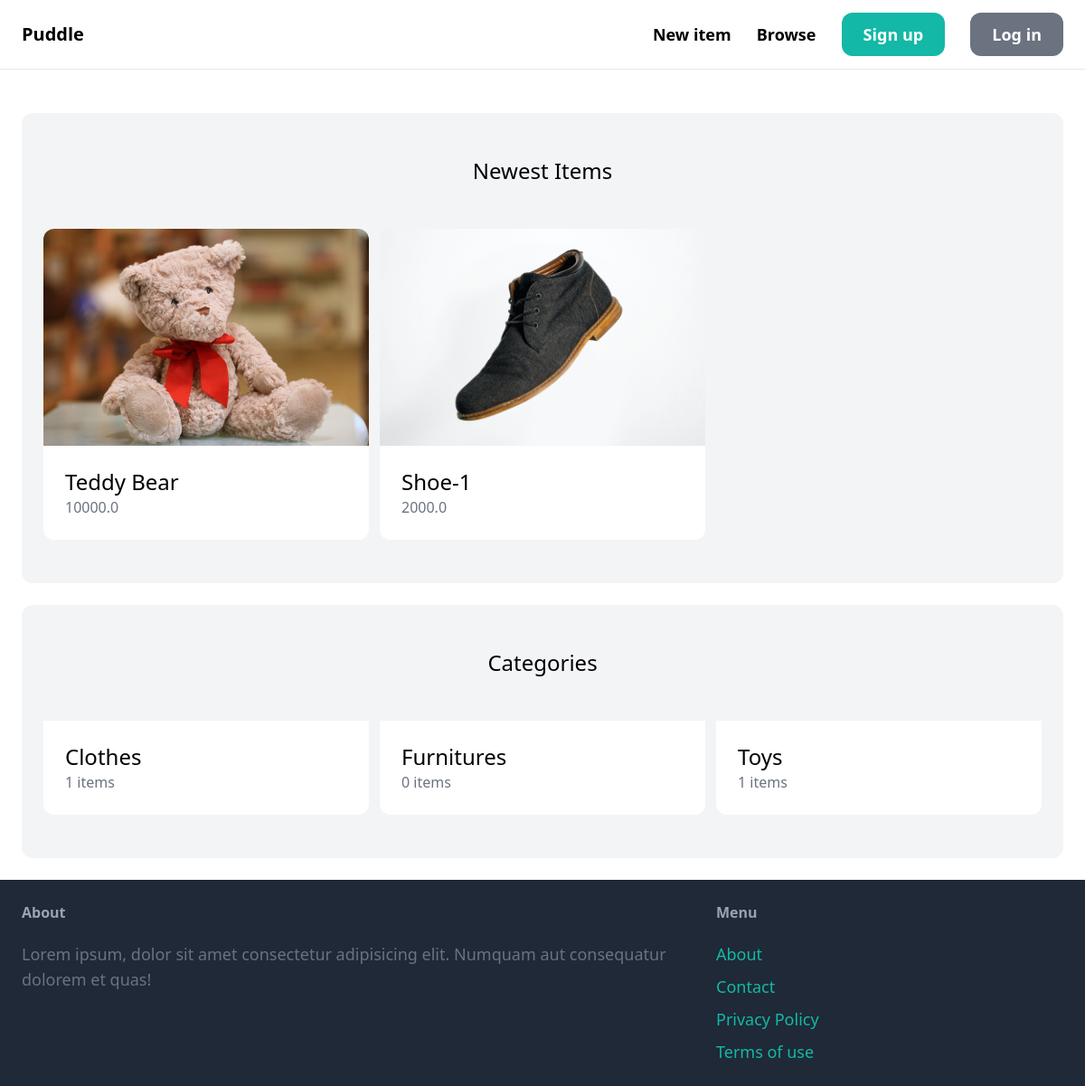
/, run on an earlier commit of the app's database.
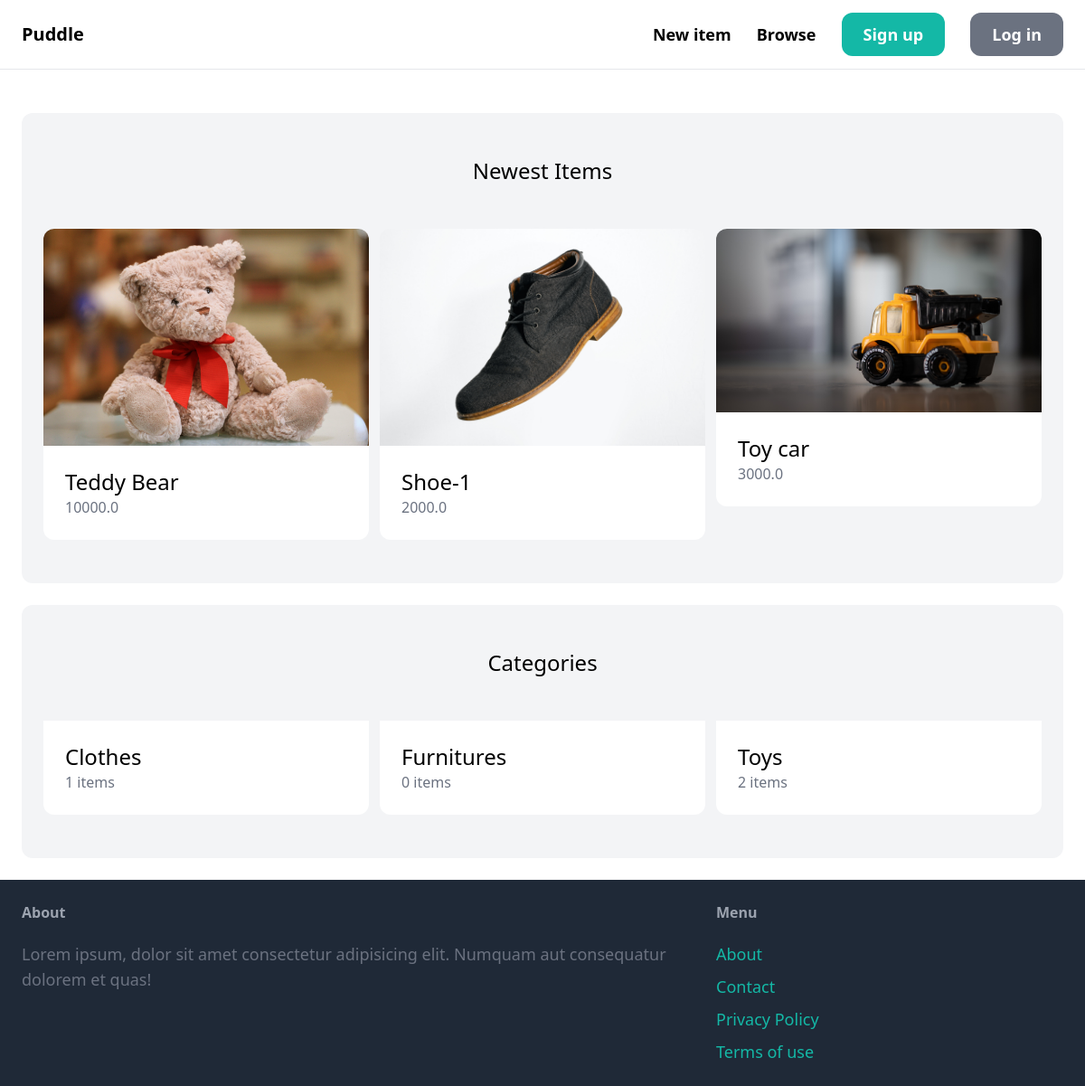
And on a later commit of the database.
### item/models.py (models this page shows, shortened)
class Item(models.Model):
  name = models.CharField(max_length=255)
  description = models.TextField(blank=True,null=True)
  price = models.FloatField()
  image = models.ImageField(upload_to='item_images',blank=True,null=True)
  is_sold = models.BooleanField(default=False)
  created_at= models.DateTimeField(auto_now_add=True)
  created_by = models.ForeignKey(User,related_name="items",on_delete=models.CASCADE)
  category = models.ForeignKey(Category,related_name="items",on_delete=models.CASCADE)

class Category(models.Model):
  name= models.CharField(max_length=255)
  class Meta:
    ordering =('name',)
    verbose_name_plural ='Categories'

### core/views.py (the view)
# urls.py: path("", views.index, name="index"),
def index(request):
    items = Item.objects.filter(is_sold=False)[0:6]
    categories = Category.objects.all()
    return render(
        request, "core/index.html", {"categories": categories, "items": items}
    )

### core/templates/core/index.html (shortened to what this page needs)
{% extends "core/base.html" %}
{% block content %}
  <div class="mt-6 px-6 py-12 bg-gray-100 rounded-xl">
    <h2 class="mb-12 text-2xl text-center">Newest Items</h2>
    <div class="grid grid-cols-3 gap-3">
      {% for item in items %}
        <div>
          <a href="{% url 'item:detail' item.id %}">
            <div>
              <img src="{{ item.image.url }}" alt="{{ item.name }}" class="rounded-t-xl">
            </div>
            <div class="p-6 bg-white rounded-b-xl">
              <h2 class="text-2xl">{{ item.name }}</h2>
              <p class="text-gray-500">{{ item.price }}</p>
            </div>
          </a>
        </div>
      {% endfor %}
    </div>
  </div>
  <div class="mt-6 px-6 py-12 bg-gray-100 rounded-xl">
    <h2 class="mb-12 text-2xl text-center">Categories</h2>
    <div class="grid grid-cols-3 gap-3">
      {% for category in categories %}
        <div>
          <a href="#">
            <div class="p-6 bg-white rounded-b-xl">
              <h2 class="text-2xl">{{ category.name }}</h2>
              <p class="text-gray-500">{{ category.items.count }} items</p>
            </div>
          </a>
        </div>
      {% endfor %}
    </div>
  </div>
{% endblock content %}

### core/templates/core/base.html (shortened to what this page needs)
<!DOCTYPE html>
<html lang="en">
  <head>
    <script src="https://cdn.tailwindcss.com"></script>
  </head>
  <body>
    <nav class="px-6 py-6 flex justify-between items-center border-b border-gray-200">
      <a href="{% url 'core:index' %}" class="text-xl font-semibold">Puddle</a>
      <div class="space-x-6">
        <a href="#" class="text-lg font-semibold hover:text-gray-500">New item</a>
        <a href="#" class="text-lg font-semibold hover:text-gray-500">Browse</a>
        {% if request.user.is_authenticated %}
          <a href="#"
             class="px-6 py-3 text-lg font-semibold bg-teal-500 text-white rounded-xl hover:bg-teal-700">Inbox</a>
          <a href="#"
             class="px-6 py-3 text-lg font-semibold bg-gray-500 text-white rounded-xl hover:bg-gray-700">Dashboard</a>
        {% else %}
          <a href="{% url 'core:signup' %}"
             class="px-6 py-3 text-lg font-semibold bg-teal-500 text-white rounded-xl hover:bg-teal-700">Sign up</a>
          <a href="{% url 'core:login' %}"
             class="px-6 py-3 text-lg font-semibold bg-gray-500 text-white rounded-xl hover:bg-gray-700">Log in</a>
        {% endif %}
      </div>
    </nav>
    <div class="px-6 py-6">
      {% block content %}
      {% endblock content %}
    </div>
    <footer class="px-6 py-6 flex justify-between bg-gray-800">
      <div class="w-2/3 pr-10">
        <h3 class="mb-5 font-semibold text-gray-400">About</h3>
        <p class="text-lg text-gray-500">
          Lorem ipsum, dolor sit amet consectetur adipisicing elit. Numquam aut consequatur dolorem et quas!
        </p>
      </div>
      <div class="w-1/3">
        <h3 class="mb-5 font-semibold text-gray-400">Menu</h3>
        <ul class="space-y-2">
          <li>
            <a href="#" class="text-lg text-teal-500 hover:text-teal-700">About</a>
          </li>
          <li>
            <a href="{% url 'core:contact' %}"
               class="text-lg text-teal-500 hover:text-teal-700">Contact</a>
          </li>
          <li>
            <a href="#" class="text-lg text-teal-500 hover:text-teal-700">Privacy Policy</a>
          </li>
          <li>
            <a href="#" class="text-lg text-teal-500 hover:text-teal-700">Terms of use</a>
          </li>
        </ul>
      </div>
    </footer>
  </body>
</html>

What changed in the data, as far as the page shows it:
added Item: image (picture), name "Toy car", price "3000.0"
computed for Category "Toys": items.count "1" → "2"
